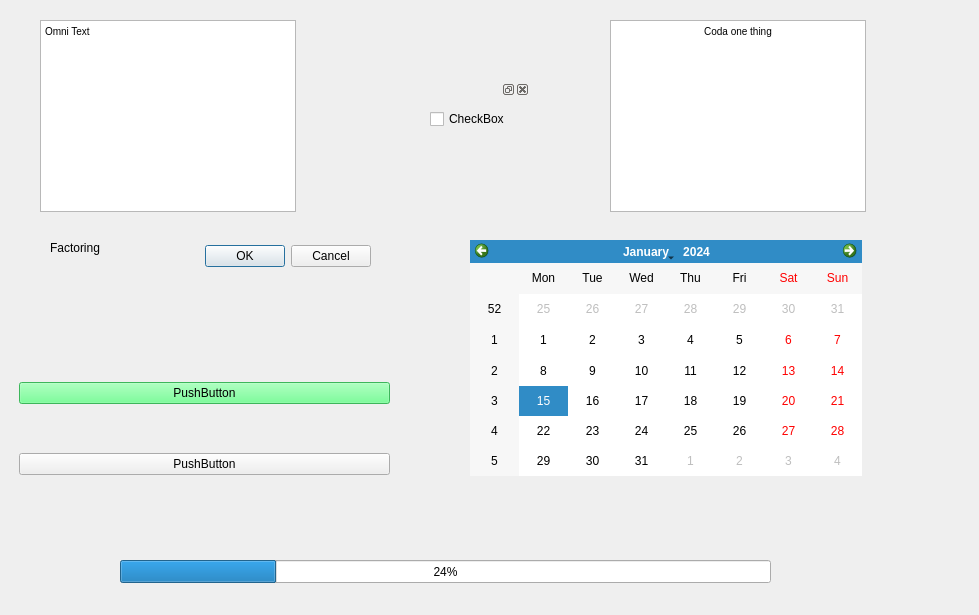
<?xml version="1.0" encoding="UTF-8"?>
<ui version="4.0">
 <class>Solo</class>
 <widget class="QDialog" name="Solo">
  <property name="geometry">
   <rect>
    <x>0</x>
    <y>0</y>
    <width>979</width>
    <height>615</height>
   </rect>
  </property>
  <property name="windowTitle">
   <string>Dialog</string>
  </property>
  <widget class="QDialogButtonBox" name="buttonBox">
   <property name="geometry">
    <rect>
     <x>30</x>
     <y>240</y>
     <width>341</width>
     <height>32</height>
    </rect>
   </property>
   <property name="toolTip">
    <string>&lt;html&gt;&lt;head/&gt;&lt;body&gt;&lt;p&gt;Click here&lt;/p&gt;&lt;/body&gt;&lt;/html&gt;</string>
   </property>
   <property name="orientation">
    <enum>Qt::Horizontal</enum>
   </property>
   <property name="standardButtons">
    <set>QDialogButtonBox::Cancel|QDialogButtonBox::Ok</set>
   </property>
  </widget>
  <widget class="QTextBrowser" name="textBrowser">
   <property name="geometry">
    <rect>
     <x>40</x>
     <y>20</y>
     <width>256</width>
     <height>192</height>
    </rect>
   </property>
   <property name="html">
    <string>&lt;!DOCTYPE HTML PUBLIC &quot;-//W3C//DTD HTML 4.0//EN&quot; &quot;http://www.w3.org/TR/REC-html40/strict.dtd&quot;&gt;
&lt;html&gt;&lt;head&gt;&lt;meta name=&quot;qrichtext&quot; content=&quot;1&quot; /&gt;&lt;style type=&quot;text/css&quot;&gt;
p, li { white-space: pre-wrap; }
&lt;/style&gt;&lt;/head&gt;&lt;body style=&quot; font-family:'MS Shell Dlg 2'; font-size:7.8pt; font-weight:400; font-style:normal;&quot;&gt;
&lt;p style=&quot; margin-top:0px; margin-bottom:0px; margin-left:0px; margin-right:0px; -qt-block-indent:0; text-indent:0px;&quot;&gt;Omni Text&lt;/p&gt;&lt;/body&gt;&lt;/html&gt;</string>
   </property>
  </widget>
  <widget class="QLabel" name="label">
   <property name="geometry">
    <rect>
     <x>50</x>
     <y>240</y>
     <width>55</width>
     <height>16</height>
    </rect>
   </property>
   <property name="autoFillBackground">
    <bool>true</bool>
   </property>
   <property name="text">
    <string>Factoring</string>
   </property>
  </widget>
  <widget class="QProgressBar" name="progressBar">
   <property name="geometry">
    <rect>
     <x>120</x>
     <y>560</y>
     <width>651</width>
     <height>23</height>
    </rect>
   </property>
   <property name="value">
    <number>24</number>
   </property>
  </widget>
  <widget class="QTextBrowser" name="textBrowser_2">
   <property name="geometry">
    <rect>
     <x>610</x>
     <y>20</y>
     <width>256</width>
     <height>192</height>
    </rect>
   </property>
   <property name="html">
    <string>&lt;!DOCTYPE HTML PUBLIC &quot;-//W3C//DTD HTML 4.0//EN&quot; &quot;http://www.w3.org/TR/REC-html40/strict.dtd&quot;&gt;
&lt;html&gt;&lt;head&gt;&lt;meta name=&quot;qrichtext&quot; content=&quot;1&quot; /&gt;&lt;style type=&quot;text/css&quot;&gt;
p, li { white-space: pre-wrap; }
&lt;/style&gt;&lt;/head&gt;&lt;body style=&quot; font-family:'MS Shell Dlg 2'; font-size:7.8pt; font-weight:400; font-style:normal;&quot;&gt;
&lt;p align=&quot;center&quot; style=&quot; margin-top:0px; margin-bottom:0px; margin-left:0px; margin-right:0px; -qt-block-indent:0; text-indent:0px;&quot;&gt;Coda one thing&lt;/p&gt;&lt;/body&gt;&lt;/html&gt;</string>
   </property>
  </widget>
  <widget class="QCalendarWidget" name="calendarWidget">
   <property name="geometry">
    <rect>
     <x>470</x>
     <y>240</y>
     <width>392</width>
     <height>236</height>
    </rect>
   </property>
  </widget>
  <widget class="QWidget" name="verticalLayoutWidget">
   <property name="geometry">
    <rect>
     <x>19</x>
     <y>339</y>
     <width>371</width>
     <height>181</height>
    </rect>
   </property>
   <layout class="QVBoxLayout" name="verticalLayout">
    <item>
     <widget class="QPushButton" name="pushButton_2">
      <property name="styleSheet">
       <string notr="true">background-color: rgb(85, 255, 127);</string>
      </property>
      <property name="text">
       <string>PushButton</string>
      </property>
     </widget>
    </item>
    <item>
     <widget class="QPushButton" name="pushButton">
      <property name="text">
       <string>PushButton</string>
      </property>
     </widget>
    </item>
   </layout>
  </widget>
  <widget class="QDockWidget" name="dockWidget">
   <property name="geometry">
    <rect>
     <x>410</x>
     <y>80</y>
     <width>120</width>
     <height>80</height>
    </rect>
   </property>
   <widget class="QWidget" name="dockWidgetContents">
    <widget class="QCheckBox" name="checkBox">
     <property name="geometry">
      <rect>
       <x>20</x>
       <y>10</y>
       <width>81</width>
       <height>20</height>
      </rect>
     </property>
     <property name="text">
      <string>CheckBox</string>
     </property>
    </widget>
   </widget>
  </widget>
 </widget>
 <resources/>
 <connections>
  <connection>
   <sender>buttonBox</sender>
   <signal>accepted()</signal>
   <receiver>Solo</receiver>
   <slot>accept()</slot>
   <hints>
    <hint type="sourcelabel">
     <x>248</x>
     <y>254</y>
    </hint>
    <hint type="destinationlabel">
     <x>157</x>
     <y>274</y>
    </hint>
   </hints>
  </connection>
  <connection>
   <sender>buttonBox</sender>
   <signal>rejected()</signal>
   <receiver>Solo</receiver>
   <slot>reject()</slot>
   <hints>
    <hint type="sourcelabel">
     <x>316</x>
     <y>260</y>
    </hint>
    <hint type="destinationlabel">
     <x>286</x>
     <y>274</y>
    </hint>
   </hints>
  </connection>
 </connections>
</ui>
